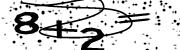
#> input picture 4_Bulgaria/CaptchaImage.jpeg, 180 x 50 px
$ python 4.py
#> lines starting #> are read from the running program, lines starting #| are printed output that depends on the picture
from PIL import Image

im = Image.open("CaptchaImage.jpeg")
#> im is the input picture: PIL image 180x50 RGB; min 0, max 255, mean 204.2
im = im.convert("P")
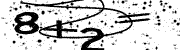
#> im: PIL image 180x50 P; min 0, max 255, mean 204.3
im2 = Image.new("P", im.size, 255)
#> im2: PIL image 180x50 P; every value is 0

im = im.convert("P")

temp = {}

for x in range(im.size[1]):
    for y in range(im.size[0]):
        pix = im.getpixel((y, x))
        temp[pix] = pix
        if pix == 220 or pix == 227:  # these are the numbers to get
            im2.putpixel((y, x), 0)
#> after the loop, temp = {225: 225, 139: 139, 182: 182, 96: 96, 0: 0, 53: 53}

im2.save("output.gif")
